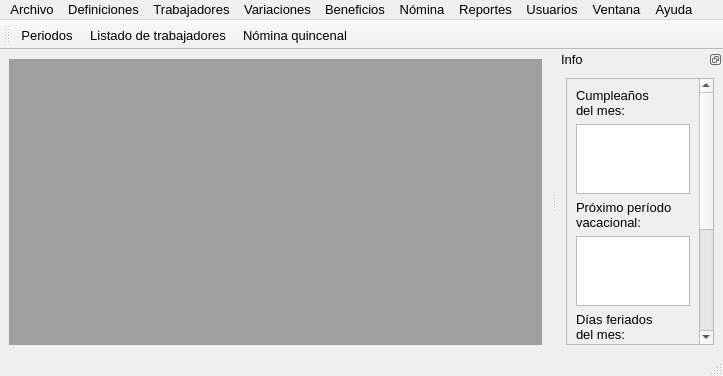
<?xml version="1.0" encoding="UTF-8"?>
<ui version="4.0">
 <class>MainWindow</class>
 <widget class="QMainWindow" name="MainWindow">
  <property name="windowModality">
   <enum>Qt::ApplicationModal</enum>
  </property>
  <property name="geometry">
   <rect>
    <x>0</x>
    <y>0</y>
    <width>723</width>
    <height>376</height>
   </rect>
  </property>
  <property name="sizePolicy">
   <sizepolicy hsizetype="Expanding" vsizetype="Expanding">
    <horstretch>0</horstretch>
    <verstretch>0</verstretch>
   </sizepolicy>
  </property>
  <property name="minimumSize">
   <size>
    <width>400</width>
    <height>300</height>
   </size>
  </property>
  <property name="windowTitle">
   <string>Nomina</string>
  </property>
  <property name="windowIcon">
   <iconset>
    <normaloff>:/prefijo/rect841.ico</normaloff>:/prefijo/rect841.ico</iconset>
  </property>
  <property name="styleSheet">
   <string notr="true">QWidget {
   font: 10pt;
	
}
QDateEdit{}
QDateEdit:focus{background-color: rgb(255, 255, 127);}

QTextEdit{}
QTextEdit:focus{background-color: rgb(255, 255, 127);}

QPlainTextEdit{}
QPlainTextEdit:focus{background-color: rgb(255, 255, 127);}

QLineEdit{}
QLineEdit:focus{background-color: rgb(255, 255, 127);}

QComboBox{}
QComboBox:focus{background-color: rgb(255, 255, 127);}

QDoubleSinBox{}
QDoubleSpinBox:focus{background-color: rgb(255, 255, 127);}

QTimeEdit{}
QTimeEdit:focus{background-color: rgb(255, 255, 127);}</string>
  </property>
  <widget class="QWidget" name="centralwidget">
   <layout class="QVBoxLayout" name="verticalLayout">
    <item>
     <widget class="QMdiArea" name="mdiArea">
      <property name="sizePolicy">
       <sizepolicy hsizetype="Minimum" vsizetype="Expanding">
        <horstretch>0</horstretch>
        <verstretch>0</verstretch>
       </sizepolicy>
      </property>
      <property name="maximumSize">
       <size>
        <width>12000000</width>
        <height>12000000</height>
       </size>
      </property>
      <property name="verticalScrollBarPolicy">
       <enum>Qt::ScrollBarAlwaysOff</enum>
      </property>
      <property name="horizontalScrollBarPolicy">
       <enum>Qt::ScrollBarAlwaysOff</enum>
      </property>
      <property name="sizeAdjustPolicy">
       <enum>QAbstractScrollArea::AdjustIgnored</enum>
      </property>
      <property name="viewMode">
       <enum>QMdiArea::SubWindowView</enum>
      </property>
      <property name="documentMode">
       <bool>false</bool>
      </property>
     </widget>
    </item>
   </layout>
  </widget>
  <widget class="QMenuBar" name="menubar">
   <property name="geometry">
    <rect>
     <x>0</x>
     <y>0</y>
     <width>723</width>
     <height>20</height>
    </rect>
   </property>
   <widget class="QMenu" name="menuArchivo">
    <property name="title">
     <string>Archivo</string>
    </property>
    <addaction name="separator"/>
    <addaction name="actionImportar_BD"/>
    <addaction name="actionGuardar_BD_como"/>
    <addaction name="separator"/>
    <addaction name="actionCerrar"/>
   </widget>
   <widget class="QMenu" name="menuDefiniciones">
    <property name="title">
     <string>Definiciones</string>
    </property>
    <addaction name="actionDatos_de_la_sociedad"/>
    <addaction name="actionPeriodos"/>
    <addaction name="actionD_as_No_laborables"/>
    <addaction name="actionDefinir_vacaciones"/>
    <addaction name="actionDefinir_salario_m_nimo"/>
    <addaction name="actionDefinir_tabla_ISLR"/>
    <addaction name="actionListado_de_nacionalidades"/>
    <addaction name="actionConfigurar_correo_de_n_mina"/>
   </widget>
   <widget class="QMenu" name="menuTrabajadores">
    <property name="title">
     <string>Trabajadores</string>
    </property>
    <addaction name="actionListado_de_trabajadores"/>
   </widget>
   <widget class="QMenu" name="menuVariaciones">
    <property name="title">
     <string>Variaciones</string>
    </property>
    <widget class="QMenu" name="menuHoras_extraordinarias">
     <property name="title">
      <string>Horas extraordinarias</string>
     </property>
     <property name="icon">
      <iconset>
       <normaloff>iconos/hora_extra.png</normaloff>iconos/hora_extra.png</iconset>
     </property>
     <addaction name="actionRegistro_de_horas_extra"/>
     <addaction name="actionListado_de_horas_extra"/>
    </widget>
    <widget class="QMenu" name="menuInasistencias">
     <property name="title">
      <string>Inasistencias</string>
     </property>
     <property name="icon">
      <iconset>
       <normaloff>iconos/falta.png</normaloff>iconos/falta.png</iconset>
     </property>
     <addaction name="actionRegistro_de_inasistencia_2"/>
     <addaction name="actionListado_de_inasistencias"/>
    </widget>
    <widget class="QMenu" name="menuRegistro_de_comisi_n">
     <property name="title">
      <string>Comisiones</string>
     </property>
     <property name="icon">
      <iconset>
       <normaloff>iconos/or.png</normaloff>iconos/or.png</iconset>
     </property>
     <addaction name="actionRegistro_de_comisi_n"/>
     <addaction name="actionListado_de_comisiones"/>
    </widget>
    <widget class="QMenu" name="menuOtras_remuneraciones">
     <property name="title">
      <string>Otras remuneraciones</string>
     </property>
     <property name="icon">
      <iconset>
       <normaloff>iconos/or.png</normaloff>iconos/or.png</iconset>
     </property>
     <addaction name="actionRegistro_de_otra_remuneraci_n_2"/>
     <addaction name="actionListado_otras_remun"/>
    </widget>
    <widget class="QMenu" name="menuRemuneraci_n_otros_empleadores">
     <property name="title">
      <string>Remuneración otros empleadores</string>
     </property>
     <property name="icon">
      <iconset>
       <normaloff>iconos/or.png</normaloff>iconos/or.png</iconset>
     </property>
     <addaction name="actionRegistro_rem_otro_empleador"/>
     <addaction name="actionListado_rem_otro_empleador"/>
    </widget>
    <widget class="QMenu" name="menuIndemnizaciones_laborales">
     <property name="title">
      <string>Indemnizaciones laborales</string>
     </property>
     <property name="icon">
      <iconset>
       <normaloff>iconos/or.png</normaloff>iconos/or.png</iconset>
     </property>
     <addaction name="actionRegistro_indemnizaciones"/>
     <addaction name="actionListado_de_indemnizaciones_abiertas"/>
    </widget>
    <addaction name="menuHoras_extraordinarias"/>
    <addaction name="menuInasistencias"/>
    <addaction name="menuRegistro_de_comisi_n"/>
    <addaction name="menuOtras_remuneraciones"/>
    <addaction name="menuRemuneraci_n_otros_empleadores"/>
    <addaction name="menuIndemnizaciones_laborales"/>
    <addaction name="actionRegistro_de_salario_nuevo"/>
    <addaction name="actionRegistro_de_salario_por_lote"/>
    <addaction name="actionRegistro_de_pr_stamo_adelanto"/>
    <addaction name="actionRegistro_de_dotaci_n"/>
   </widget>
   <widget class="QMenu" name="menuBeneficios">
    <property name="title">
     <string>Beneficios</string>
    </property>
    <addaction name="actionCostos_laborales"/>
    <addaction name="actionBeneficios_seg_n_ley"/>
   </widget>
   <widget class="QMenu" name="menuN_mina">
    <property name="title">
     <string>Nómina</string>
    </property>
    <addaction name="actionN_mina_quincenal"/>
    <addaction name="actionN_mina_Individual"/>
    <addaction name="actionPago_utilidades"/>
    <addaction name="actionLiquidaci_n"/>
   </widget>
   <widget class="QMenu" name="menuReportes">
    <property name="title">
     <string>Reportes</string>
    </property>
    <addaction name="actionFormato_de_asistencia"/>
    <addaction name="actionInforme_TSS"/>
    <addaction name="actionResumen_de_recibos"/>
    <addaction name="actionCarta_de_trabajo"/>
   </widget>
   <widget class="QMenu" name="menuAyuda">
    <property name="title">
     <string>Ayuda</string>
    </property>
    <addaction name="actionContenido_de_la_Ayuda"/>
    <addaction name="actionAcerca_de_SNP"/>
    <addaction name="actionHaga_una_donaci_n"/>
   </widget>
   <widget class="QMenu" name="menuVentana">
    <property name="title">
     <string>Ventana</string>
    </property>
    <widget class="QMenu" name="menuCambiar_tema_2">
     <property name="title">
      <string>Cambiar tema</string>
     </property>
     <property name="icon">
      <iconset>
       <normaloff>iconos/style.png</normaloff>iconos/style.png</iconset>
     </property>
     <addaction name="actionClaro"/>
     <addaction name="actionObscuro_2"/>
    </widget>
    <addaction name="actionCascada"/>
    <addaction name="actionMosaico"/>
    <addaction name="actionPantalla_completa"/>
    <addaction name="menuCambiar_tema_2"/>
    <addaction name="separator"/>
    <addaction name="actionVer_info"/>
    <addaction name="separator"/>
    <addaction name="actionBloquear"/>
   </widget>
   <widget class="QMenu" name="menuUsuarios">
    <property name="title">
     <string>Usuarios</string>
    </property>
    <addaction name="actionListado_de_usuarios"/>
   </widget>
   <addaction name="menuArchivo"/>
   <addaction name="menuDefiniciones"/>
   <addaction name="menuTrabajadores"/>
   <addaction name="menuVariaciones"/>
   <addaction name="menuBeneficios"/>
   <addaction name="menuN_mina"/>
   <addaction name="menuReportes"/>
   <addaction name="menuUsuarios"/>
   <addaction name="menuVentana"/>
   <addaction name="menuAyuda"/>
  </widget>
  <widget class="QStatusBar" name="statusbar"/>
  <widget class="QToolBar" name="toolBar">
   <property name="windowTitle">
    <string>Accesos</string>
   </property>
   <property name="toolButtonStyle">
    <enum>Qt::ToolButtonTextBesideIcon</enum>
   </property>
   <attribute name="toolBarArea">
    <enum>TopToolBarArea</enum>
   </attribute>
   <attribute name="toolBarBreak">
    <bool>false</bool>
   </attribute>
   <addaction name="actionPeriodos"/>
   <addaction name="actionListado_de_trabajadores"/>
   <addaction name="actionN_mina_quincenal"/>
  </widget>
  <widget class="QDockWidget" name="dockWidget">
   <property name="acceptDrops">
    <bool>false</bool>
   </property>
   <property name="features">
    <set>QDockWidget::DockWidgetFloatable|QDockWidget::DockWidgetMovable</set>
   </property>
   <property name="windowTitle">
    <string>Info</string>
   </property>
   <attribute name="dockWidgetArea">
    <number>2</number>
   </attribute>
   <widget class="QWidget" name="dockWidgetContents">
    <layout class="QVBoxLayout" name="verticalLayout_2">
     <item>
      <widget class="QScrollArea" name="scrollArea">
       <property name="widgetResizable">
        <bool>true</bool>
       </property>
       <widget class="QWidget" name="scrollAreaWidgetContents">
        <property name="geometry">
         <rect>
          <x>0</x>
          <y>0</y>
          <width>255</width>
          <height>368</height>
         </rect>
        </property>
        <layout class="QVBoxLayout" name="verticalLayout_3">
         <item>
          <widget class="QLabel" name="label">
           <property name="text">
            <string>Cumpleaños
del mes:</string>
           </property>
          </widget>
         </item>
         <item>
          <widget class="QListWidget" name="cumple_mes">
           <property name="sizePolicy">
            <sizepolicy hsizetype="Expanding" vsizetype="Expanding">
             <horstretch>0</horstretch>
             <verstretch>0</verstretch>
            </sizepolicy>
           </property>
          </widget>
         </item>
         <item>
          <widget class="QLabel" name="label_3">
           <property name="text">
            <string>Próximo período
vacacional:</string>
           </property>
          </widget>
         </item>
         <item>
          <widget class="QListWidget" name="prox_per_vac"/>
         </item>
         <item>
          <widget class="QLabel" name="label_2">
           <property name="text">
            <string>Días feriados
del mes:</string>
           </property>
          </widget>
         </item>
         <item>
          <widget class="QListWidget" name="feriados_mes"/>
         </item>
         <item>
          <widget class="QLabel" name="label_4">
           <property name="text">
            <string>Estatus de
trabajadores:</string>
           </property>
          </widget>
         </item>
         <item>
          <widget class="QListWidget" name="estatus_trab_info"/>
         </item>
        </layout>
       </widget>
      </widget>
     </item>
    </layout>
   </widget>
  </widget>
  <action name="actionCerrar">
   <property name="icon">
    <iconset>
     <normaloff>iconos/shutdown_off_close_exit_15253.png</normaloff>iconos/shutdown_off_close_exit_15253.png</iconset>
   </property>
   <property name="text">
    <string>Cerrar</string>
   </property>
  </action>
  <action name="actionPeriodos">
   <property name="icon">
    <iconset>
     <normaloff>iconos/product_document_file_1512.png</normaloff>iconos/product_document_file_1512.png</iconset>
   </property>
   <property name="text">
    <string>Periodos</string>
   </property>
  </action>
  <action name="actionD_as_No_laborables">
   <property name="icon">
    <iconset>
     <normaloff>iconos/calendar_office_day_1474.png</normaloff>iconos/calendar_office_day_1474.png</iconset>
   </property>
   <property name="text">
    <string>Días No laborables</string>
   </property>
  </action>
  <action name="actionDefinir_vacaciones">
   <property name="icon">
    <iconset>
     <normaloff>iconos/fir-tree_icon-icons.com_49161.png</normaloff>iconos/fir-tree_icon-icons.com_49161.png</iconset>
   </property>
   <property name="text">
    <string>Definir vacaciones</string>
   </property>
  </action>
  <action name="actionDefinir_salario_m_nimo">
   <property name="icon">
    <iconset>
     <normaloff>iconos/salmin.png</normaloff>iconos/salmin.png</iconset>
   </property>
   <property name="text">
    <string>Definir salario mínimo</string>
   </property>
  </action>
  <action name="actionDefinir_tabla_ISLR">
   <property name="icon">
    <iconset>
     <normaloff>iconos/islr.png</normaloff>iconos/islr.png</iconset>
   </property>
   <property name="text">
    <string>Definir tabla ISLR</string>
   </property>
  </action>
  <action name="actionDefinici_n_de_riesgo_laboral">
   <property name="icon">
    <iconset>
     <normaloff>iconos/tss.png</normaloff>iconos/tss.png</iconset>
   </property>
   <property name="text">
    <string>Definir factor de riesgo laboral</string>
   </property>
  </action>
  <action name="actionListado_de_trabajadores">
   <property name="icon">
    <iconset>
     <normaloff>iconos/x-office-address-book_35984.png</normaloff>iconos/x-office-address-book_35984.png</iconset>
   </property>
   <property name="text">
    <string>Listado de trabajadores</string>
   </property>
  </action>
  <action name="actionPlano">
   <property name="icon">
    <iconset>
     <normaloff>iconos/sol.png</normaloff>iconos/sol.png</iconset>
   </property>
   <property name="text">
    <string>Plano</string>
   </property>
  </action>
  <action name="actionObscuro">
   <property name="icon">
    <iconset>
     <normaloff>iconos/luna.png</normaloff>iconos/luna.png</iconset>
   </property>
   <property name="text">
    <string>Obscuro</string>
   </property>
  </action>
  <action name="actionCascada">
   <property name="icon">
    <iconset>
     <normaloff>iconos/cascada.png</normaloff>iconos/cascada.png</iconset>
   </property>
   <property name="text">
    <string>Cascada</string>
   </property>
  </action>
  <action name="actionMosaico">
   <property name="icon">
    <iconset>
     <normaloff>iconos/mosaico.png</normaloff>iconos/mosaico.png</iconset>
   </property>
   <property name="text">
    <string>Mosaico</string>
   </property>
  </action>
  <action name="actionClaro">
   <property name="icon">
    <iconset>
     <normaloff>iconos/sol.png</normaloff>iconos/sol.png</iconset>
   </property>
   <property name="text">
    <string>Claro</string>
   </property>
  </action>
  <action name="actionObscuro_2">
   <property name="icon">
    <iconset>
     <normaloff>iconos/luna.png</normaloff>iconos/luna.png</iconset>
   </property>
   <property name="text">
    <string>Obscuro</string>
   </property>
  </action>
  <action name="actionConfigurar_correo_de_n_mina">
   <property name="icon">
    <iconset>
     <normaloff>iconos/correo.png</normaloff>iconos/correo.png</iconset>
   </property>
   <property name="text">
    <string>Configurar correo de nómina</string>
   </property>
  </action>
  <action name="actionBloquear">
   <property name="icon">
    <iconset>
     <normaloff>iconos/bloquear.png</normaloff>iconos/bloquear.png</iconset>
   </property>
   <property name="text">
    <string>Bloquear</string>
   </property>
  </action>
  <action name="actionRegistro_de_salario_nuevo">
   <property name="icon">
    <iconset>
     <normaloff>iconos/salario_nuevo.png</normaloff>iconos/salario_nuevo.png</iconset>
   </property>
   <property name="text">
    <string>Registro de salario nuevo</string>
   </property>
  </action>
  <action name="actionRegistro_de_dotaci_n">
   <property name="icon">
    <iconset>
     <normaloff>iconos/dota.png</normaloff>iconos/dota.png</iconset>
   </property>
   <property name="text">
    <string>Registro de dotación</string>
   </property>
  </action>
  <action name="actionCostos_laborales">
   <property name="icon">
    <iconset>
     <normaloff>iconos/legal.png</normaloff>iconos/legal.png</iconset>
   </property>
   <property name="text">
    <string>Costos legales parafiscales</string>
   </property>
  </action>
  <action name="actionBeneficios_seg_n_ley">
   <property name="icon">
    <iconset>
     <normaloff>iconos/beneficios.png</normaloff>iconos/beneficios.png</iconset>
   </property>
   <property name="text">
    <string>Beneficios según ley</string>
   </property>
  </action>
  <action name="actionN_mina_quincenal">
   <property name="icon">
    <iconset>
     <normaloff>iconos/nomina.png</normaloff>iconos/nomina.png</iconset>
   </property>
   <property name="text">
    <string>Nómina quincenal</string>
   </property>
  </action>
  <action name="actionLiquidaci_n">
   <property name="icon">
    <iconset>
     <normaloff>iconos/liquidacion.png</normaloff>iconos/liquidacion.png</iconset>
   </property>
   <property name="text">
    <string>Terminación del contrato de trab</string>
   </property>
  </action>
  <action name="actionPago_utilidades">
   <property name="icon">
    <iconset>
     <normaloff>iconos/utilidades.png</normaloff>iconos/utilidades.png</iconset>
   </property>
   <property name="text">
    <string>Nómina part. los beneficios</string>
   </property>
  </action>
  <action name="actionN_mina_extraordinaria">
   <property name="icon">
    <iconset>
     <normaloff>iconos/especial.png</normaloff>iconos/especial.png</iconset>
   </property>
   <property name="text">
    <string>Nómina extraordinaria</string>
   </property>
  </action>
  <action name="actionFormato_de_asistencia">
   <property name="icon">
    <iconset>
     <normaloff>iconos/formato.png</normaloff>iconos/formato.png</iconset>
   </property>
   <property name="text">
    <string>Formato de asistencia</string>
   </property>
  </action>
  <action name="actionInforme_TSS">
   <property name="icon">
    <iconset>
     <normaloff>iconos/tss.png</normaloff>iconos/tss.png</iconset>
   </property>
   <property name="text">
    <string>Informe TSS</string>
   </property>
  </action>
  <action name="actionN_mina_Individual">
   <property name="icon">
    <iconset>
     <normaloff>iconos/nom_ind.png</normaloff>iconos/nom_ind.png</iconset>
   </property>
   <property name="text">
    <string>Nómina Individual</string>
   </property>
  </action>
  <action name="actionVer_info">
   <property name="checkable">
    <bool>true</bool>
   </property>
   <property name="checked">
    <bool>true</bool>
   </property>
   <property name="text">
    <string>Ver info</string>
   </property>
  </action>
  <action name="actionRegistro_de_salario_por_lote">
   <property name="icon">
    <iconset>
     <normaloff>iconos/salario_lote.png</normaloff>iconos/salario_lote.png</iconset>
   </property>
   <property name="text">
    <string>Registro de salario por lote</string>
   </property>
  </action>
  <action name="actionDatos_de_la_sociedad">
   <property name="icon">
    <iconset>
     <normaloff>iconos/sociedad.png</normaloff>iconos/sociedad.png</iconset>
   </property>
   <property name="text">
    <string>Datos de la sociedad</string>
   </property>
  </action>
  <action name="actionListado_de_usuarios">
   <property name="icon">
    <iconset>
     <normaloff>iconos/usuarios.png</normaloff>iconos/usuarios.png</iconset>
   </property>
   <property name="text">
    <string>Listado de usuarios</string>
   </property>
  </action>
  <action name="actionListado_de_nacionalidades">
   <property name="icon">
    <iconset>
     <normaloff>iconos/tss.png</normaloff>iconos/tss.png</iconset>
   </property>
   <property name="text">
    <string>Listado de nacionalidades</string>
   </property>
  </action>
  <action name="actionResumen_de_recibos">
   <property name="icon">
    <iconset>
     <normaloff>iconos/recibos_resumen.png</normaloff>iconos/recibos_resumen.png</iconset>
   </property>
   <property name="text">
    <string>Resumen de recibos</string>
   </property>
  </action>
  <action name="actionCarta_de_trabajo">
   <property name="icon">
    <iconset>
     <normaloff>iconos/cartas.png</normaloff>iconos/cartas.png</iconset>
   </property>
   <property name="text">
    <string>Carta de trabajo</string>
   </property>
  </action>
  <action name="actionPantalla_completa">
   <property name="icon">
    <iconset>
     <normaloff>iconos/full-screen.png</normaloff>iconos/full-screen.png</iconset>
   </property>
   <property name="text">
    <string>Pantalla completa</string>
   </property>
  </action>
  <action name="actionRegistro_de_pr_stamo_adelanto">
   <property name="icon">
    <iconset>
     <normaloff>iconos/prestamo.png</normaloff>iconos/prestamo.png</iconset>
   </property>
   <property name="text">
    <string>Registro de préstamo/adelanto</string>
   </property>
  </action>
  <action name="actionContenido_de_la_Ayuda">
   <property name="icon">
    <iconset>
     <normaloff>iconos/ayuda.png</normaloff>iconos/ayuda.png</iconset>
   </property>
   <property name="text">
    <string>Contenido de la Ayuda</string>
   </property>
  </action>
  <action name="actionAcerca_de_SNP">
   <property name="icon">
    <iconset>
     <normaloff>iconos/acercade.png</normaloff>iconos/acercade.png</iconset>
   </property>
   <property name="text">
    <string>Acerca de SNP</string>
   </property>
  </action>
  <action name="actionHaga_una_donaci_n">
   <property name="icon">
    <iconset>
     <normaloff>iconos/paypal.png</normaloff>iconos/paypal.png</iconset>
   </property>
   <property name="text">
    <string>Por favor haga una donación</string>
   </property>
  </action>
  <action name="actionRegistro_de_horas_extra">
   <property name="icon">
    <iconset>
     <normaloff>iconos/agrega.png</normaloff>iconos/agrega.png</iconset>
   </property>
   <property name="text">
    <string>Registro de horas extra</string>
   </property>
  </action>
  <action name="actionListado_de_horas_extra">
   <property name="icon">
    <iconset>
     <normaloff>iconos/listado.png</normaloff>iconos/listado.png</iconset>
   </property>
   <property name="text">
    <string>Listado de horas extra</string>
   </property>
  </action>
  <action name="actionRegistro_de_inasistencia_2">
   <property name="icon">
    <iconset>
     <normaloff>iconos/agrega.png</normaloff>iconos/agrega.png</iconset>
   </property>
   <property name="text">
    <string>Registro de inasistencia</string>
   </property>
  </action>
  <action name="actionListado_de_inasistencias">
   <property name="icon">
    <iconset>
     <normaloff>iconos/listado.png</normaloff>iconos/listado.png</iconset>
   </property>
   <property name="text">
    <string>Listado de inasistencias</string>
   </property>
  </action>
  <action name="actionRegistro_de_comisi_n">
   <property name="icon">
    <iconset>
     <normaloff>iconos/agrega.png</normaloff>iconos/agrega.png</iconset>
   </property>
   <property name="text">
    <string>Registro de comisión</string>
   </property>
  </action>
  <action name="actionListado_de_comisiones">
   <property name="icon">
    <iconset>
     <normaloff>iconos/listado.png</normaloff>iconos/listado.png</iconset>
   </property>
   <property name="text">
    <string>Listado de comisiones</string>
   </property>
  </action>
  <action name="actionRegistro_de_otra_remuneraci_n_2">
   <property name="icon">
    <iconset>
     <normaloff>iconos/agrega.png</normaloff>iconos/agrega.png</iconset>
   </property>
   <property name="text">
    <string>Registro de otra remuneración</string>
   </property>
  </action>
  <action name="actionListado_otras_remun">
   <property name="icon">
    <iconset>
     <normaloff>iconos/listado.png</normaloff>iconos/listado.png</iconset>
   </property>
   <property name="text">
    <string>Listado otras remun</string>
   </property>
  </action>
  <action name="actionRegistro_rem_otro_empleador">
   <property name="icon">
    <iconset>
     <normaloff>iconos/agrega.png</normaloff>iconos/agrega.png</iconset>
   </property>
   <property name="text">
    <string>Registro rem otro empleador</string>
   </property>
  </action>
  <action name="actionListado_rem_otro_empleador">
   <property name="icon">
    <iconset>
     <normaloff>iconos/listado.png</normaloff>iconos/listado.png</iconset>
   </property>
   <property name="text">
    <string>Listado rem otro empleador</string>
   </property>
  </action>
  <action name="actionGuardar_BD_como">
   <property name="icon">
    <iconset>
     <normaloff>iconos/exportar.png</normaloff>iconos/exportar.png</iconset>
   </property>
   <property name="text">
    <string>Guardar base de datos como...</string>
   </property>
  </action>
  <action name="actionImportar_BD">
   <property name="icon">
    <iconset>
     <normaloff>iconos/importar.png</normaloff>iconos/importar.png</iconset>
   </property>
   <property name="text">
    <string>Importar base de datos...</string>
   </property>
  </action>
  <action name="actionRegistro_indemnizaciones">
   <property name="icon">
    <iconset>
     <normaloff>iconos/agrega.png</normaloff>iconos/agrega.png</iconset>
   </property>
   <property name="text">
    <string>Registro de indemnización</string>
   </property>
  </action>
  <action name="actionListado_de_indemnizaciones_abiertas">
   <property name="icon">
    <iconset>
     <normaloff>iconos/listado.png</normaloff>iconos/listado.png</iconset>
   </property>
   <property name="text">
    <string>Listado de indemnizaciones abiertas</string>
   </property>
  </action>
 </widget>
 <resources>
  <include location="recurso.qrc"/>
 </resources>
 <connections/>
</ui>
